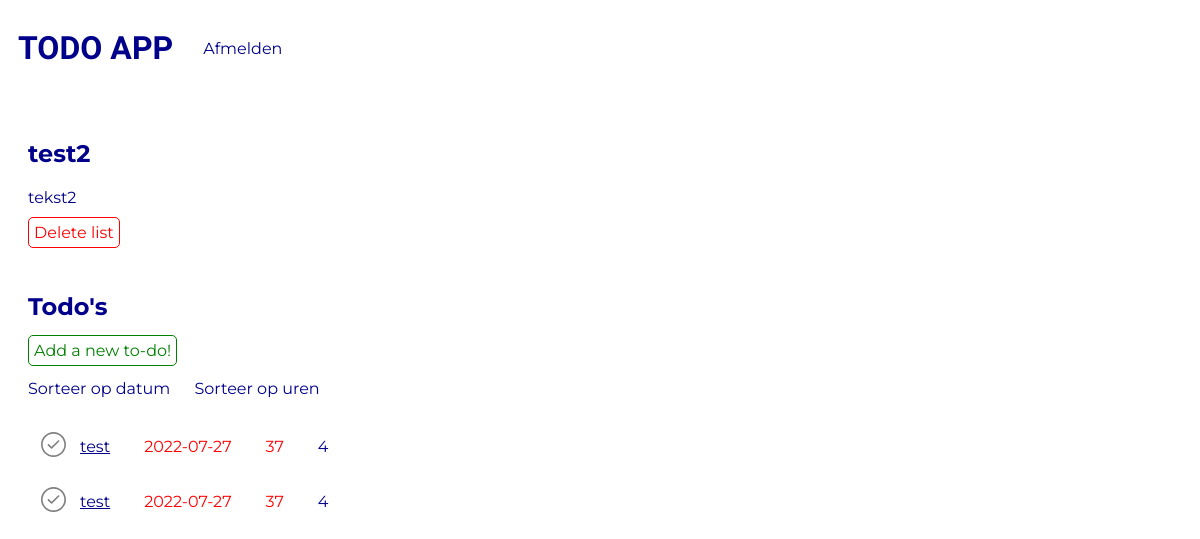
/todo_list.php?list=12 (signed in), run on an earlier commit of the app's database.
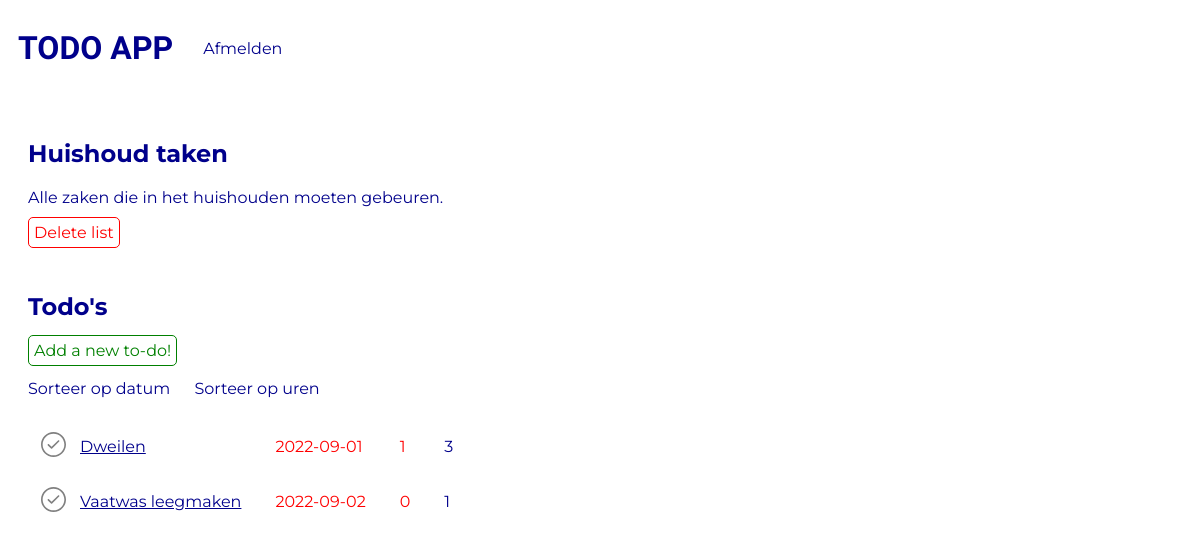
And on a later commit of the database.
### tables this page shows
CREATE TABLE `todo_lists` (
  `id` int(11) NOT NULL,
  `userId` int(11) NOT NULL,
  `title` varchar(300) NOT NULL,
  `description` varchar(300) NOT NULL
);

CREATE TABLE `tasks` (
  `id` int(11) NOT NULL,
  `userId` int(11) NOT NULL,
  `listId` int(11) NOT NULL,
  `title` varchar(300) NOT NULL,
  `hour` int(11) NOT NULL,
  `date` date DEFAULT NULL,
  `done` tinyint(1) NOT NULL DEFAULT 0,
  `attachment` varchar(255) DEFAULT NULL
);

### classes/TodoList.php (called while the page is built, shortened)
<?php
    class TodoList {
        public static function getListArrayById($id) {
            $conn = Db::getInstance();
            $statement = $conn->prepare("select * from todo_lists where id = :id");
            $statement->bindValue(":id", $id);
            $statement->execute();
            return $statement->fetch(PDO::FETCH_ASSOC);
        }
    }

### classes/Task.php (called while the page is built, shortened)
<?php
class Task
{
    public static function getAllForId($listId, $sort, $order)
    {
        $sanitisedSort = self::whiteList($sort, ["date", "hour"]);
        $sanitisedOrder = self::whiteList(strtolower($order), ["asc", "desc"]);
        $conn = Db::getInstance();
        $statement = $conn->prepare("select * from tasks where listId = :listId order by $sanitisedSort $sanitisedOrder");
        $statement->bindValue(':listId', $listId);
        $statement->execute();
        return $statement->fetchAll(PDO::FETCH_ASSOC);
    }
    public static function getDaysRemaining($deadline){
        $date1 = new DateTime($deadline);
        $interval = $date1->diff(new DateTime());
        return $interval->days;
    }
    public static function getIsPast($deadline){
        $date1 = new DateTime($deadline);
        return $date1 < new DateTime();
    }
    private static function whiteList($input, $allowed)
    {
        $key = array_search($input, $allowed, true);
        if ($key === false) {
            return $allowed[0];
        } else {
            return $input;
        }
    }
}

### todo_list.php (the view, shortened to what this page needs)
<?php
    $listId = $_GET['list'];
    $list = TodoList::getListArrayById($listId);
    $sort = isset($_GET['sort']) ? $_GET['sort'] : 'date';
    $order = isset($_GET['order']) ? $_GET['order'] : 'asc';
    $tasks = Task::getAllForId($listId, $sort, $order);
?><!DOCTYPE html>
<html lang="en">
<head>
    <link rel="stylesheet" href="css/todoList.css?v=<?php echo time(); ?>">
</head>
<body>
    <?php include_once("nav.inc.php"); ?>
    <div class="header">
        <h2><?php echo htmlspecialchars($list['title']); ?></h2>
        <p class="description"><?php echo htmlspecialchars($list['description']); ?></p>
    </div>
    <a href="delete_todo_list.php?list=<?php echo $_GET["list"]; ?>" class="add" id="red">Delete list</a>
    <div class="content">
        <h2>Todo's</h2>
        <div class="task">
            <a href="add_task.php?listId=<?php echo $list['id']; ?>" class="add">Add a new to-do!</a>
        </div>
        <br>
        <a class="sort" href="todo_list.php?list=<?php echo $list['id']; ?>&sort=date&order=asc">Sorteer op datum</a>
        <a class="sort" href="todo_list.php?list=<?php echo $list['id']; ?>&sort=hour&order=desc">Sorteer op uren</a>
        <table class="table">
            <?php if(!empty($tasks)): ?>
                <?php foreach($tasks as $task): ?>
                    <tbody>
                        <tr>
                            <td><a class="doneBtnAnchor" data-task-id="<?php echo $task['id'] ?>" href=""><?php if($task["done"] == 1):?><img src="./images/doneblue.svg" alt=""><?php else:?><img src="./images/donegrey.svg" alt=""><?php endif;?></a></td>
                            <td style="text-decoration: underline"><a href="task.php?task=<?php echo $task["id"]; ?>" class="btn"><?php echo htmlspecialchars($task['title']); ?></a></td>
                            <td><p class="date<?php if(Task::getIsPast($task['date']) == 1): ?>isPast <?php endif; ?>"><?php echo htmlspecialchars($task['date']); ?></p></td>
                            <td><p class="date<?php if(Task::getIsPast($task['date']) == 1): ?>isPast <?php endif; ?>"> <?php echo Task::getDaysRemaining($task['date']); ?></p></td>
                            <td><p class="workhour"> <?php echo $task['hour']; ?></p></td>
                        </tr>
                    </tbody>
                <?php endforeach; ?>
            <?php endif; ?>
        </table>
    </div>
</body>
</html>

### nav.inc.php (shortened to what this page needs)
<link rel="stylesheet" href="css/navigation.css?v=<?php echo time(); ?>">
<div class="container">
    <h1>TODO APP</h1>
    <a href="logout.php" class="logout">Afmelden</a>
</div>

### css/todoList.css (style rules this page uses)
* { font-family: 'Montserrat', sans-serif; color: darkblue; }
h2 { margin-left: 20px; margin-top: 50px; margin-bottom: 20px; }
p { margin-left: 30px; }
a { margin-left: 10px; }
.description { margin-left: 20px; }
#red { color: red; }
.dateisPast { color: red; }
.workhour { padding-left: -20px; }
.sort { margin-left: 20px; }
.add { color: green; margin-left: 20px; padding: 5px; border-style: solid; border-width: 1px; border-radius: 5px; }
.table { margin-top: 20px; margin-left: 20px; }

### css/navigation.css (style rules this page uses)
* { list-style: none; text-decoration: none; }
.container { display: flex; flex-direction: row; justify-content: left; padding-left: 10px; align-items: center; gap: 20px; }
h1 { align-self: center; font-family: 'Oswald', sans-serif; color: darkblue; }

What changed in the data, as far as the page shows it:
removed tasks: done 0 (drawn), title "test", date "2022-07-27", date "37", hour "4"
removed tasks: done 0 (drawn), title "test", date "2022-07-27", date "37", hour "4"
changed todo_lists: title "test2" → "Huishoud taken"; description "tekst2" → "Alle zaken die in het huishouden moeten gebeuren."
added tasks: done 0 (drawn), title "Dweilen", date "2022-09-01", date "1", hour "3"
added tasks: done 0 (drawn), title "Vaatwas leegmaken", date "2022-09-02", date "0", hour "1"
